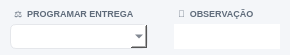
           <widget class="QWidget" name="widget_54" native="true">
            <property name="minimumSize">
             <size>
              <width>0</width>
              <height>55</height>
             </size>
            </property>
            <property name="maximumSize">
             <size>
              <width>16777215</width>
              <height>55</height>
             </size>
            </property>
            <property name="styleSheet">
             <string notr="true">background-color: #f4f6f9;</string>
            </property>
            <layout class="QHBoxLayout" name="horizontalLayout_35">
             <property name="leftMargin">
              <number>0</number>
             </property>
             <property name="topMargin">
              <number>0</number>
             </property>
             <property name="rightMargin">
              <number>0</number>
             </property>
             <property name="bottomMargin">
              <number>0</number>
             </property>
             <item>
              <widget class="QWidget" name="widget_61" native="true">
               <property name="styleSheet">
                <string notr="true"/>
               </property>
               <layout class="QVBoxLayout" name="verticalLayout_56">
                <property name="spacing">
                 <number>3</number>
                </property>
                <property name="leftMargin">
                 <number>10</number>
                </property>
                <property name="topMargin">
                 <number>6</number>
                </property>
                <property name="rightMargin">
                 <number>10</number>
                </property>
                <property name="bottomMargin">
                 <number>6</number>
                </property>
                <item>
                 <widget class="QLabel" name="label_94">
                  <property name="minimumSize">
                   <size>
                    <width>0</width>
                    <height>0</height>
                   </size>
                  </property>
                  <property name="maximumSize">
                   <size>
                    <width>16777215</width>
                    <height>16777215</height>
                   </size>
                  </property>
                  <property name="font">
                   <font>
                    <pointsize>-1</pointsize>
                    <weight>75</weight>
                    <bold>true</bold>
                   </font>
                  </property>
                  <property name="styleSheet">
                   <string notr="true">border: none;
background: transparent;
color: #5f6b7a;
font-size: 9px;
font-weight: bold;
padding-left: 2px;</string>
                  </property>
                  <property name="text">
                   <string>⚖️  PROGRAMAR ENTREGA</string>
                  </property>
                  <property name="alignment">
                   <set>Qt::AlignLeading|Qt::AlignLeft|Qt::AlignVCenter</set>
                  </property>
                 </widget>
                </item>
                <item>
                 <widget class="QComboBox" name="combo_Entrega">
                  <property name="sizePolicy">
                   <sizepolicy hsizetype="Preferred" vsizetype="Preferred">
                    <horstretch>0</horstretch>
                    <verstretch>0</verstretch>
                   </sizepolicy>
                  </property>
                  <property name="minimumSize">
                   <size>
                    <width>0</width>
                    <height>25</height>
                   </size>
                  </property>
                  <property name="maximumSize">
                   <size>
                    <width>16777215</width>
                    <height>25</height>
                   </size>
                  </property>
                  <property name="font">
                   <font>
                    <pointsize>-1</pointsize>
                   </font>
                  </property>
                  <property name="styleSheet">
                   <string notr="true">#combo_Entrega {
    border: 1px solid #e5e7eb;
    border-radius: 6px;
    padding-left: 10px;
    background: white;
    font-size: 11px;
    color: #374151;
}</string>
                  </property>
                  <item>
                   <property name="text">
                    <string/>
                   </property>
                  </item>
                  <item>
                   <property name="text">
                    <string>SEM RESTRIÇÃO</string>
                   </property>
                  </item>
                  <item>
                   <property name="text">
                    <string>POSSUI RESTRIÇÃO</string>
                   </property>
                  </item>
                 </widget>
                </item>
               </layout>
              </widget>
             </item>
             <item>
              <widget class="QWidget" name="widget_16" native="true">
               <property name="styleSheet">
                <string notr="true"/>
               </property>
               <layout class="QVBoxLayout" name="verticalLayout_27">
                <property name="spacing">
                 <number>3</number>
                </property>
                <property name="leftMargin">
                 <number>10</number>
                </property>
                <property name="topMargin">
                 <number>6</number>
                </property>
                <property name="rightMargin">
                 <number>10</number>
                </property>
                <property name="bottomMargin">
                 <number>6</number>
                </property>
                <item>
                 <widget class="QLabel" name="label_70">
                  <property name="minimumSize">
                   <size>
                    <width>0</width>
                    <height>0</height>
                   </size>
                  </property>
                  <property name="maximumSize">
                   <size>
                    <width>16777215</width>
                    <height>16777215</height>
                   </size>
                  </property>
                  <property name="font">
                   <font>
                    <pointsize>-1</pointsize>
                    <weight>75</weight>
                    <bold>true</bold>
                   </font>
                  </property>
                  <property name="styleSheet">
                   <string notr="true">border: none;
background: transparent;
color: #5f6b7a;
font-size: 9px;
font-weight: bold;
padding-left: 2px;</string>
                  </property>
                  <property name="text">
                   <string>💬  OBSERVAÇÃO</string>
                  </property>
                  <property name="alignment">
                   <set>Qt::AlignLeading|Qt::AlignLeft|Qt::AlignVCenter</set>
                  </property>
                 </widget>
                </item>
                <item>
                 <widget class="QLineEdit" name="line_Obs_Embalagem">
                  <property name="sizePolicy">
                   <sizepolicy hsizetype="Preferred" vsizetype="Preferred">
                    <horstretch>0</horstretch>
                    <verstretch>0</verstretch>
                   </sizepolicy>
                  </property>
                  <property name="minimumSize">
                   <size>
                    <width>0</width>
                    <height>25</height>
                   </size>
                  </property>
                  <property name="maximumSize">
                   <size>
                    <width>16777215</width>
                    <height>25</height>
                   </size>
                  </property>
                  <property name="font">
                   <font>
                    <pointsize>9</pointsize>
                    <weight>50</weight>
                    <bold>false</bold>
                   </font>
                  </property>
                  <property name="styleSheet">
                   <string notr="true">color: #374151;
border: none;
background: white;</string>
                  </property>
                  <property name="inputMask">
                   <string/>
                  </property>
                  <property name="text">
                   <string/>
                  </property>
                  <property name="frame">
                   <bool>true</bool>
                  </property>
                  <property name="echoMode">
                   <enum>QLineEdit::Normal</enum>
                  </property>
                  <property name="alignment">
                   <set>Qt::AlignCenter</set>
                  </property>
                  <property name="dragEnabled">
                   <bool>false</bool>
                  </property>
                  <property name="readOnly">
                   <bool>false</bool>
                  </property>
                  <property name="placeholderText">
                   <string/>
                  </property>
                 </widget>
                </item>
               </layout>
              </widget>
             </item>
            </layout>
           </widget>
